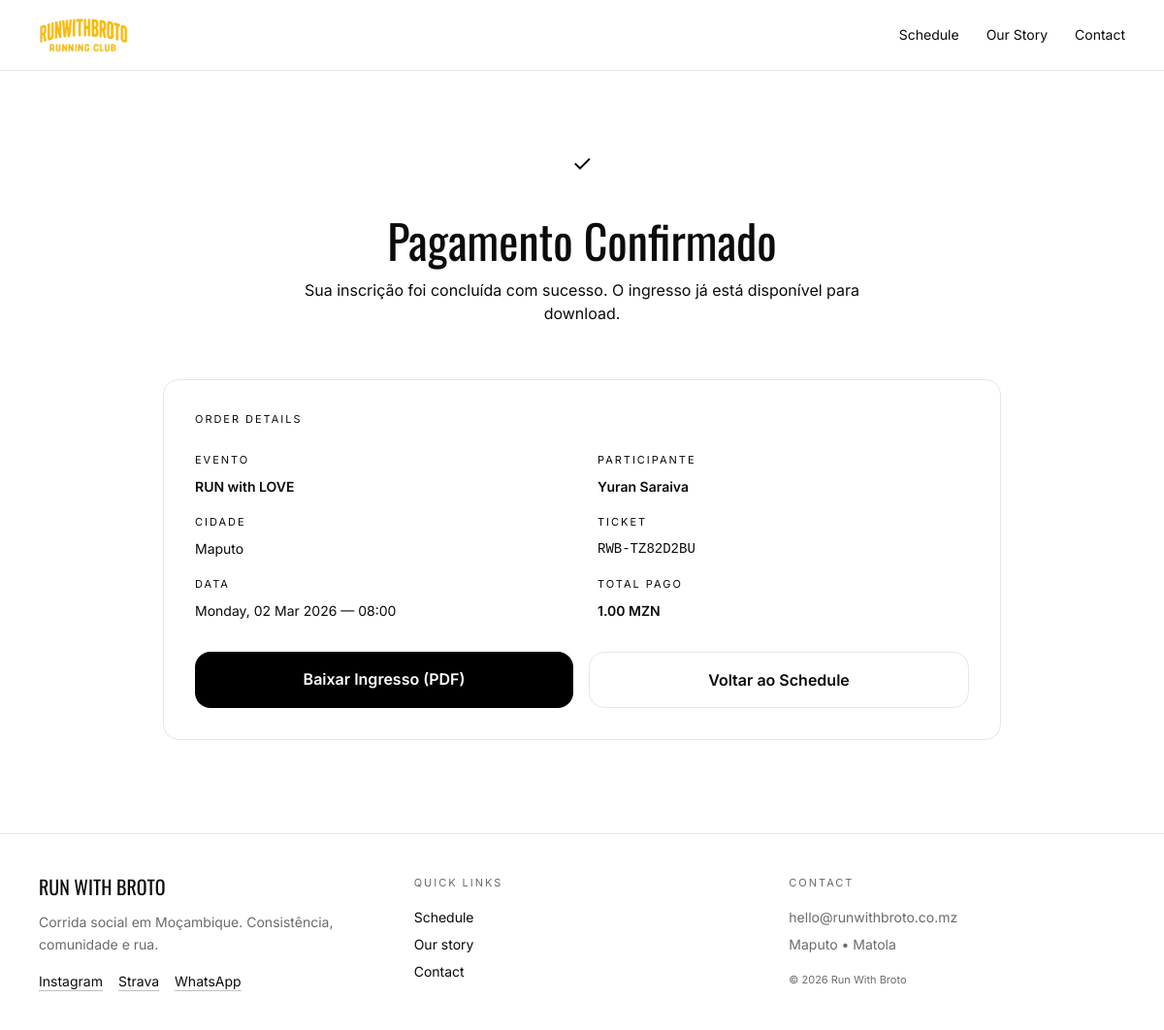
Page /events/orders/RWB-TZ82D2BU/success/ on the earlier database version.
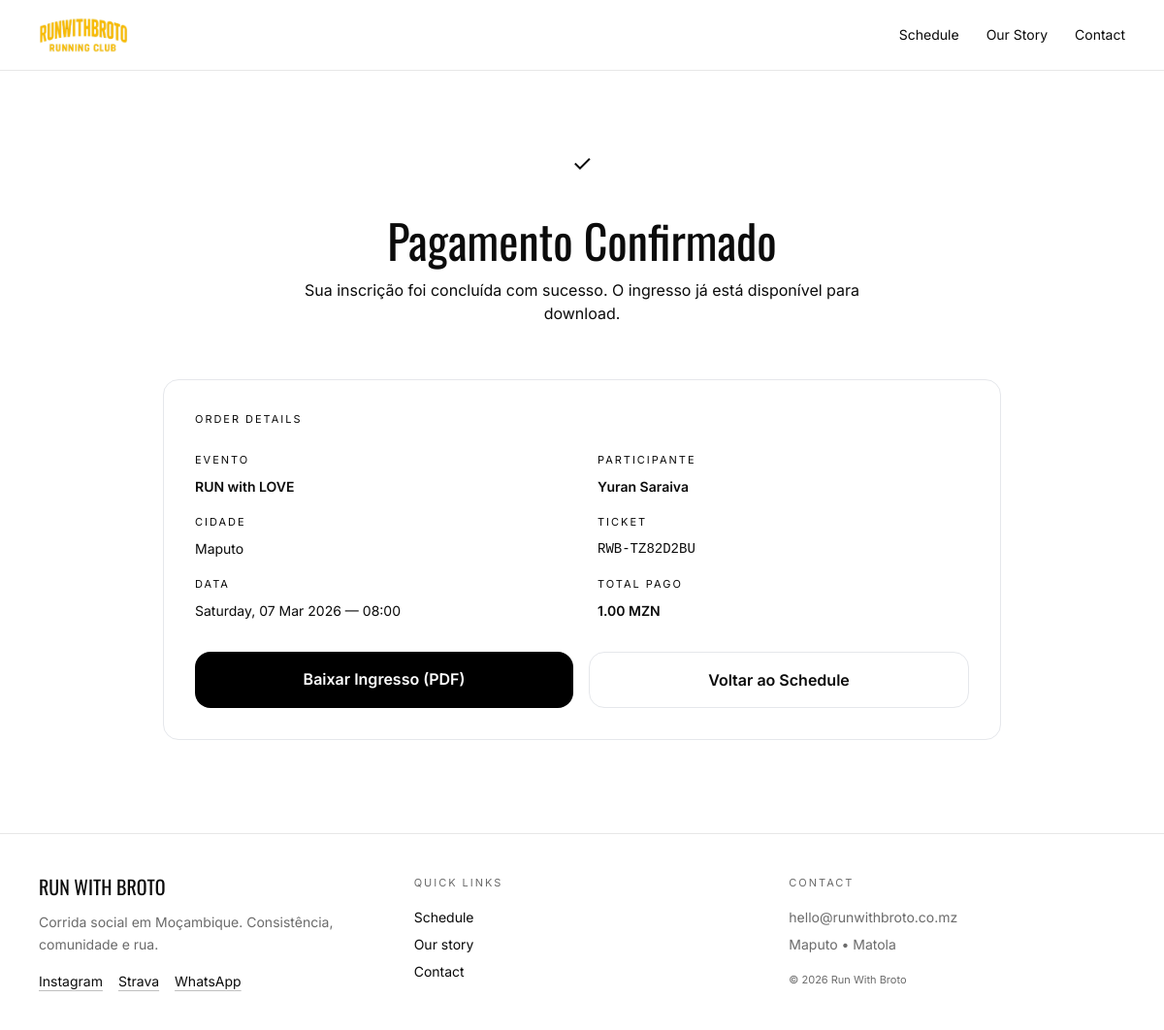
Same page on the later database version.
### events/models.py (models this page shows, shortened)
class EventRegistration(models.Model):
    ticket_code = models.CharField(
        max_length=15,
        unique=True,
        editable=False
    )
    event = models.ForeignKey("Event", on_delete=models.PROTECT, related_name="registrations")
    full_name = models.CharField(max_length=120)
    phone = models.CharField(max_length=20, validators=[phone_validator], blank=True)
    status = models.CharField(
        max_length=20,
        choices=RegistrationStatus.choices,
        default=RegistrationStatus.ACTIVE
    )
    payment_status = models.CharField(
        max_length=20,
        choices=PaymentStatus.choices,
        default=PaymentStatus.UNPAID,
        db_index=True
    )
    created_at = models.DateTimeField(auto_now_add=True, db_index=True)
    updated_at = models.DateTimeField(auto_now=True)
    class Meta:
        ordering = ("-created_at",)
        indexes = [
            models.Index(fields=["event", "payment_status"]),
            models.Index(fields=["phone"]),
        ]

class Event(models.Model):
    title = models.CharField(max_length=220)
    slug = models.SlugField(max_length=240, unique=True, db_index=True, blank=True)
    city = models.CharField(max_length=20, choices=City.choices, db_index=True)
    event_type = models.CharField(max_length=20, choices=EventType.choices, db_index=True)
    start_at = models.DateTimeField(db_index=True)
    meeting_point = models.CharField(max_length=220)
    distance_min_km = models.DecimalField(max_digits=4, decimal_places=1, null=True, blank=True)
    description = models.TextField(blank=True)
    price = models.DecimalField(
        "Preço do ticket (MZN)",
        max_digits=10,
        decimal_places=2,
        null=True,
        blank=True,
        validators=[MinValueValidator(Decimal("0.00"))],
        help_text="Deixe vazio para evento free. Ex: 500.00",
        db_index=True,
    )
    capacity = models.PositiveIntegerField(default=150)
    is_published = models.BooleanField(default=True, db_index=True)
    poster = models.ImageField(upload_to="events/posters/", blank=True, null=True)
    created_at = models.DateTimeField(auto_now_add=True)
    class Meta:
        ordering = ("start_at",)
        indexes = [
            models.Index(fields=["city", "start_at"]),
            models.Index(fields=["event_type", "start_at"]),
        ]

### events/views.py (the view)
# urls.py: path("orders/<str:ticket_code>/success/", views.registration_success, name="registration_success"),
@require_http_methods(["GET"])
def registration_success(request, ticket_code):
    reg = get_object_or_404(EventRegistration, ticket_code=ticket_code)
    return render(request, "events/registration_success.html", {"reg": reg})

### events/templates/events/registration_success.html
{% extends "base.html" %}
{% block content %}
    <section class="max-w-4xl mx-auto px-4 pt-16 pb-24">
        <div class="text-center">
            <div class="inline-flex items-center justify-center w-16 h-16 rounded-full bg-[var(--brand)]/15 text-[var(--brand)] text-2xl">
                ✓
            </div>
            <h1 class="mt-6 font-display text-5xl leading-[0.95]">
                Pagamento Confirmado
            </h1>
            <p class="mt-4 muted max-w-xl mx-auto">
                Sua inscrição foi concluída com sucesso. O ingresso já está disponível para download.
            </p>
        </div>
        <div class="mt-14 border hairline rounded-2xl p-8">
            <div class="text-[11px] muted label">order details</div>
            <div class="mt-6 grid md:grid-cols-2 gap-8 text-sm">
                <div>
                    <div class="text-[11px] muted label">evento</div>
                    <div class="mt-2 font-semibold">{{ reg.event.title }}</div>
                    <div class="mt-4 text-[11px] muted label">cidade</div>
                    <div class="mt-2">{{ reg.event.get_city_display }}</div>
                    <div class="mt-4 text-[11px] muted label">data</div>
                    <div class="mt-2">
                        {{ reg.event.start_at|date:"l, d M Y" }} —
                        {{ reg.event.start_at|time:"H:i" }}
                    </div>
                </div>
                <div>
                    <div class="text-[11px] muted label">participante</div>
                    <div class="mt-2 font-semibold">{{ reg.full_name }}</div>
                    <div class="mt-4 text-[11px] muted label">ticket</div>
                    <div class="mt-2 font-mono">{{ reg.ticket_code }}</div>
                    <div class="mt-4 text-[11px] muted label">total pago</div>
                    <div class="mt-2 font-semibold">
                        {{ reg.event.price }} {{ reg.event.currency|default:"MZN" }}
                    </div>
                </div>
            </div>
            <div class="mt-8 flex flex-col sm:flex-row gap-4">
                <a href="{% url 'events:order_ticket_pdf' reg.ticket_code %}"
                   class="flex-1 bg-black text-white rounded-2xl py-4 text-center font-semibold hover:opacity-90 transition">
                    Baixar Ingresso (PDF)
                </a>
                <a href="{% url 'events:event_list' %}"
                   class="flex-1 border hairline rounded-2xl py-4 text-center font-semibold hover:border-black transition">
                    Voltar ao Schedule
                </a>
            </div>
        </div>
    </section>
{% endblock %}

Differences in the rows shown:
changed through a linked row, EventRegistration "Yuran Saraiva": event.start_at "Monday, 02 Mar 2026" → "Saturday, 07 Mar 2026"
